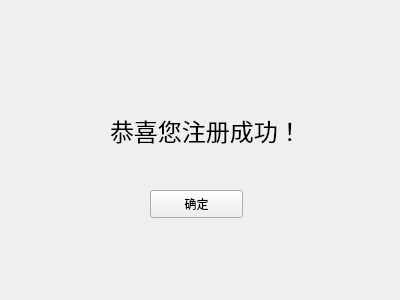
<?xml version="1.0" encoding="UTF-8"?>
<ui version="4.0">
 <class>User_register_success</class>
 <widget class="QWidget" name="User_register_success">
  <property name="geometry">
   <rect>
    <x>0</x>
    <y>0</y>
    <width>400</width>
    <height>300</height>
   </rect>
  </property>
  <property name="windowTitle">
   <string>Form</string>
  </property>
  <widget class="QLabel" name="label">
   <property name="geometry">
    <rect>
     <x>110</x>
     <y>60</y>
     <width>251</width>
     <height>141</height>
    </rect>
   </property>
   <property name="font">
    <font>
     <pointsize>18</pointsize>
    </font>
   </property>
   <property name="text">
    <string>恭喜您注册成功！</string>
   </property>
  </widget>
  <widget class="QPushButton" name="pushButton">
   <property name="geometry">
    <rect>
     <x>150</x>
     <y>190</y>
     <width>93</width>
     <height>28</height>
    </rect>
   </property>
   <property name="text">
    <string>确定</string>
   </property>
  </widget>
 </widget>
 <resources/>
 <connections/>
</ui>
